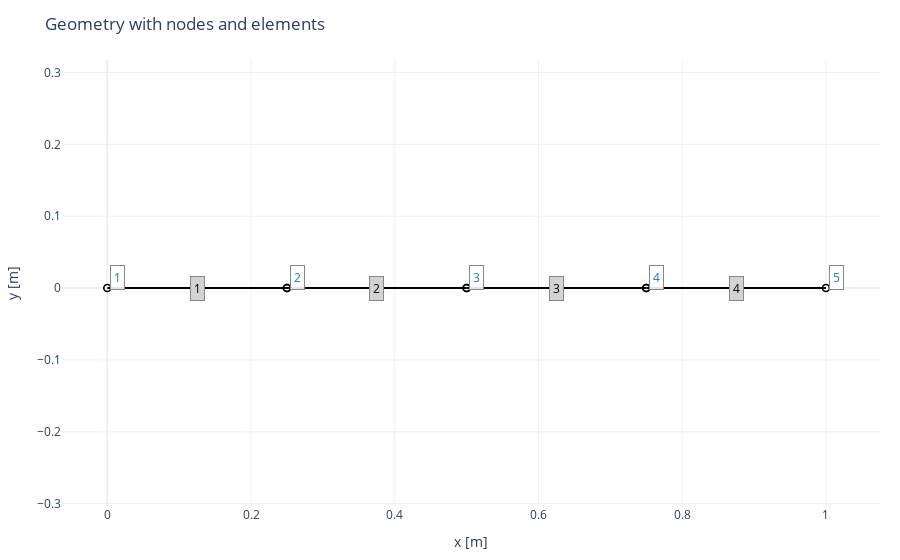

Notebook cell for this chart:
### Markdown cell above
# Beam example 
A simply suppoted beam subjected to a distributed load with constant intensity. 
It is modelled using 2D-beam elements (beam2e/beam2s) using four elements in series. 

Dofs and elements:
```
       (1)         (2)         (3)           (4)          
1,2,3 ----- 3,4,5 ----- 6,7,8 ----- 9,10,11 ----- 12,13,14
```

### Code cell
from mha021 import *

L = 1 # [m]
q = 10e3 # [N/m]
I = 1e-4 # [m^4]
E = 200e9 # [Pa]
A = 5e-3 # [m^2]

Ex = np.array([
    [0,  0.25*L],
    [0.25*L,  0.5*L],
    [0.5*L,  0.75*L],
    [0.75*L,  L]
])
Ey = np.array([ 
    [0,  0],
    [0,  0],
    [0,  0],
    [0,  0]
])

fig = draw_discrete_elements(
    Ex, Ey,
    title="Geometry with nodes and elements",
    xlabel="x [m]",
    ylabel="y [m]",
    annotate="both"
)
fig.show()

Edof = np.array([
    [1, 2, 3, 4, 5, 6],
    [4, 5, 6, 7, 8, 9],
    [7, 8, 9, 10, 11, 12],
    [10, 11, 12, 13, 14, 15]
])

num_el = Edof.shape[0]
qxy = np.zeros((num_el, 2)) # Distributed loads 
qxy[:, 1] = -q # All elements in vertical direction

ep = [E, A, I]
num_dofs = np.max(np.max(Edof))

### Figure 1 — Plotly figure (JSON) as saved in the notebook; plotly's stock layout.template omitted (floating-point values rounded to 4 significant figures)
{"data": [{"hoverinfo": "skip", "line": {"color": "black", "dash": "solid", "width": 2}, "mode": "lines", "name": "elements", "type": "scatter", "x": [0, 0.25, 0, null, 0.25, 0.5, 0.25, null, 0.5, 0.75, 0.5, null, 0.75, 1, 0.75, null], "y": [0, 0, 0, null, 0, 0, 0, null, 0, 0, 0, null, 0, 0, 0, null]}, {"hovertemplate": "x=%{x:.3f}<br>y=%{y:.3f}<extra></extra>", "marker": {"color": "rgba(0,0,0,0)", "line": {"color": "black", "width": 1.6}, "size": 7, "symbol": "circle"}, "mode": "markers", "name": "nodes", "type": "scatter", "x": [0, 0.25, 0.25, 0.5, 0.5, 0.75, 0.75, 1], "y": [0, 0, 0, 0, 0, 0, 0, 0]}, {"hoverinfo": "text", "hovertext": ["Node 1", "Node 2", "Node 3", "Node 4", "Node 5"], "marker": {"color": "rgba(0,0,0,0)", "size": 1}, "mode": "markers", "showlegend": false, "type": "scatter", "x": [0.01414, 0.2641, 0.5141, 0.7641, 1.014], "y": [0.01414, 0.01414, 0.01414, 0.01414, 0.01414]}, {"hoverinfo": "text", "hovertext": ["Element 1", "Element 2", "Element 3", "Element 4"], "marker": {"color": "rgba(0,0,0,0)", "size": 1}, "mode": "markers", "showlegend": false, "type": "scatter", "x": [0.125, 0.375, 0.625, 0.875], "y": [0, 0, 0, 0]}], "layout": {"annotations": [{"bgcolor": "rgba(255,255,255,0.9)", "bordercolor": "#888", "borderpad": 3, "borderwidth": 1, "font": {"color": "#1f77b4", "size": 12}, "showarrow": false, "text": "1", "x": 0.01414, "xref": "x", "y": 0.01414, "yref": "y"}, {"bgcolor": "rgba(255,255,255,0.9)", "bordercolor": "#888", "borderpad": 3, "borderwidth": 1, "font": {"color": "#1f77b4", "size": 12}, "showarrow": false, "text": "2", "x": 0.2641, "xref": "x", "y": 0.01414, "yref": "y"}, {"bgcolor": "rgba(255,255,255,0.9)", "bordercolor": "#888", "borderpad": 3, "borderwidth": 1, "font": {"color": "#1f77b4", "size": 12}, "showarrow": false, "text": "3", "x": 0.5141, "xref": "x", "y": 0.01414, "yref": "y"}, {"bgcolor": "rgba(255,255,255,0.9)", "bordercolor": "#888", "borderpad": 3, "borderwidth": 1, "font": {"color": "#1f77b4", "size": 12}, "showarrow": false, "text": "4", "x": 0.7641, "xref": "x", "y": 0.01414, "yref": "y"}, {"bgcolor": "rgba(255,255,255,0.9)", "bordercolor": "#888", "borderpad": 3, "borderwidth": 1, "font": {"color": "#1f77b4", "size": 12}, "showarrow": false, "text": "5", "x": 1.014, "xref": "x", "y": 0.01414, "yref": "y"}, {"bgcolor": "lightgrey", "bordercolor": "#888", "borderpad": 3, "borderwidth": 1, "font": {"color": "#000", "size": 12}, "showarrow": false, "text": "1", "x": 0.125, "xref": "x", "y": 0, "yref": "y"}, {"bgcolor": "lightgrey", "bordercolor": "#888", "borderpad": 3, "borderwidth": 1, "font": {"color": "#000", "size": 12}, "showarrow": false, "text": "2", "x": 0.375, "xref": "x", "y": 0, "yref": "y"}, {"bgcolor": "lightgrey", "bordercolor": "#888", "borderpad": 3, "borderwidth": 1, "font": {"color": "#000", "size": 12}, "showarrow": false, "text": "3", "x": 0.625, "xref": "x", "y": 0, "yref": "y"}, {"bgcolor": "lightgrey", "bordercolor": "#888", "borderpad": 3, "borderwidth": 1, "font": {"color": "#000", "size": 12}, "showarrow": false, "text": "4", "x": 0.875, "xref": "x", "y": 0, "yref": "y"}], "margin": {"b": 40, "l": 40, "r": 20, "t": 60}, "showlegend": false, "title": {"text": "Geometry with nodes and elements"}, "xaxis": {"title": {"text": "x [m]"}}, "yaxis": {"scaleanchor": "x", "scaleratio": 1, "title": {"text": "y [m]"}}}}
